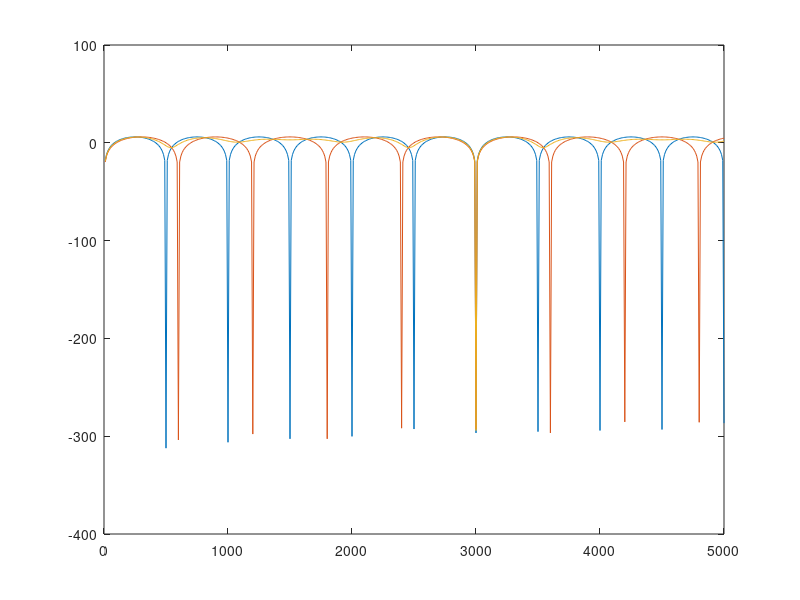

Reproduce this figure in MATLAB.
close all;
clear all;

prf = [500 600 700];

N = 100;
fd = 0:10:5000;
pri = 1./prf;
t = 0;

for m=1:length(fd)
    x = zeros(N, 1);
    for k=1:N
        pri_curr = pri(mod(k-1, length(pri))+1);
        t = t + pri_curr;
        x(k) = exp(1j*2*pi*fd(m)*t);
        %x(k) = exp(1j*2Jpi*ff*t);
    end
    y = filter([1 -1], 1, x);
    ampl(m) = mean(abs(y(10:end)).^2);
end

%figure(20)
%plot(fd, 10*log10(ampl))
%axis([min(fd) max(fd) -50 10])
%title('10*log10(ampl)')

prf_mean = mean(prf);
H1 = 1 - exp(1j*2*pi*pri(1)*fd);
H2 = 1 - exp(1j*2*pi*pri(2)*fd);

H_mean = (abs(H1).^2 + abs(H2).^2)/2;

plot(fd, 20*log10(abs(H1)), fd, 20*log10(abs(H2)), fd, 10*log10(abs(H_mean)))
